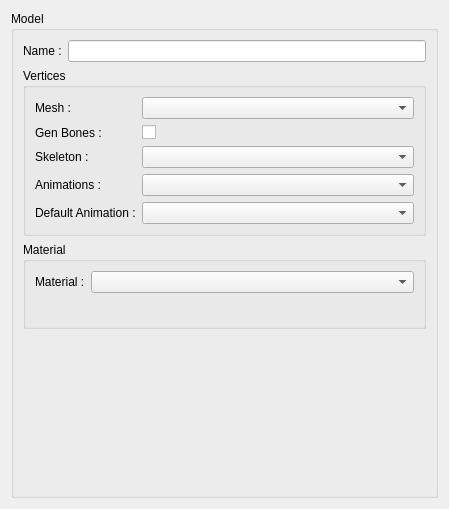
<?xml version="1.0" encoding="UTF-8"?>
<ui version="4.0">
 <class>Form</class>
 <widget class="QWidget" name="Form">
  <property name="geometry">
   <rect>
    <x>0</x>
    <y>0</y>
    <width>449</width>
    <height>509</height>
   </rect>
  </property>
  <property name="windowTitle">
   <string>Form</string>
  </property>
  <layout class="QVBoxLayout" name="verticalLayout">
   <item>
    <widget class="QGroupBox" name="groupBox">
     <property name="title">
      <string>Model</string>
     </property>
     <layout class="QVBoxLayout" name="verticalLayout_4">
      <item>
       <layout class="QFormLayout" name="formLayout_3">
        <item row="0" column="0">
         <widget class="QLabel" name="nameLabel">
          <property name="text">
           <string>Name :</string>
          </property>
         </widget>
        </item>
        <item row="0" column="1">
         <widget class="QLineEdit" name="name">
          <property name="readOnly">
           <bool>true</bool>
          </property>
         </widget>
        </item>
       </layout>
      </item>
      <item>
       <widget class="QGroupBox" name="groupBox_2">
        <property name="title">
         <string>Vertices</string>
        </property>
        <layout class="QVBoxLayout" name="verticalLayout_2">
         <item>
          <layout class="QFormLayout" name="formLayout">
           <item row="0" column="0">
            <widget class="QLabel" name="meshLabel">
             <property name="text">
              <string>Mesh :</string>
             </property>
            </widget>
           </item>
           <item row="0" column="1">
            <widget class="QComboBox" name="mesh">
             <property name="placeholderText">
              <string>select  ...</string>
             </property>
            </widget>
           </item>
           <item row="1" column="0">
            <widget class="QLabel" name="createGoBonesLabel">
             <property name="text">
              <string>Gen Bones :</string>
             </property>
            </widget>
           </item>
           <item row="1" column="1">
            <widget class="QCheckBox" name="create_go_bones"/>
           </item>
           <item row="2" column="0">
            <widget class="QLabel" name="skeletonLabel">
             <property name="text">
              <string>Skeleton : </string>
             </property>
            </widget>
           </item>
           <item row="2" column="1">
            <widget class="QComboBox" name="skeleton">
             <property name="placeholderText">
              <string>select  ...</string>
             </property>
            </widget>
           </item>
           <item row="3" column="0">
            <widget class="QLabel" name="animationsLabel">
             <property name="text">
              <string>Animations :</string>
             </property>
            </widget>
           </item>
           <item row="3" column="1">
            <widget class="QComboBox" name="animations">
             <property name="placeholderText">
              <string>select  ...</string>
             </property>
            </widget>
           </item>
           <item row="4" column="0">
            <widget class="QLabel" name="defaultAnimationLabel">
             <property name="text">
              <string>Default Animation :</string>
             </property>
            </widget>
           </item>
           <item row="4" column="1">
            <widget class="QComboBox" name="default_animation">
             <property name="placeholderText">
              <string>select mesh ...</string>
             </property>
            </widget>
           </item>
          </layout>
         </item>
        </layout>
       </widget>
      </item>
      <item>
       <widget class="QGroupBox" name="groupBox_3">
        <property name="title">
         <string>Material</string>
        </property>
        <layout class="QVBoxLayout" name="verticalLayout_3">
         <item>
          <layout class="QFormLayout" name="formLayout_2">
           <item row="0" column="0">
            <widget class="QLabel" name="materialLabel">
             <property name="text">
              <string>Material :</string>
             </property>
            </widget>
           </item>
           <item row="0" column="1">
            <widget class="QComboBox" name="materials">
             <property name="placeholderText">
              <string>select  ...</string>
             </property>
            </widget>
           </item>
          </layout>
         </item>
         <item>
          <widget class="QWidget" name="widget" native="true">
           <layout class="QVBoxLayout" name="verticalLayout_5">
            <item>
             <layout class="QVBoxLayout" name="placeholder"/>
            </item>
           </layout>
          </widget>
         </item>
        </layout>
       </widget>
      </item>
      <item>
       <spacer name="verticalSpacer">
        <property name="orientation">
         <enum>Qt::Vertical</enum>
        </property>
        <property name="sizeHint" stdset="0">
         <size>
          <width>20</width>
          <height>125</height>
         </size>
        </property>
       </spacer>
      </item>
     </layout>
    </widget>
   </item>
  </layout>
 </widget>
 <resources/>
 <connections/>
</ui>
